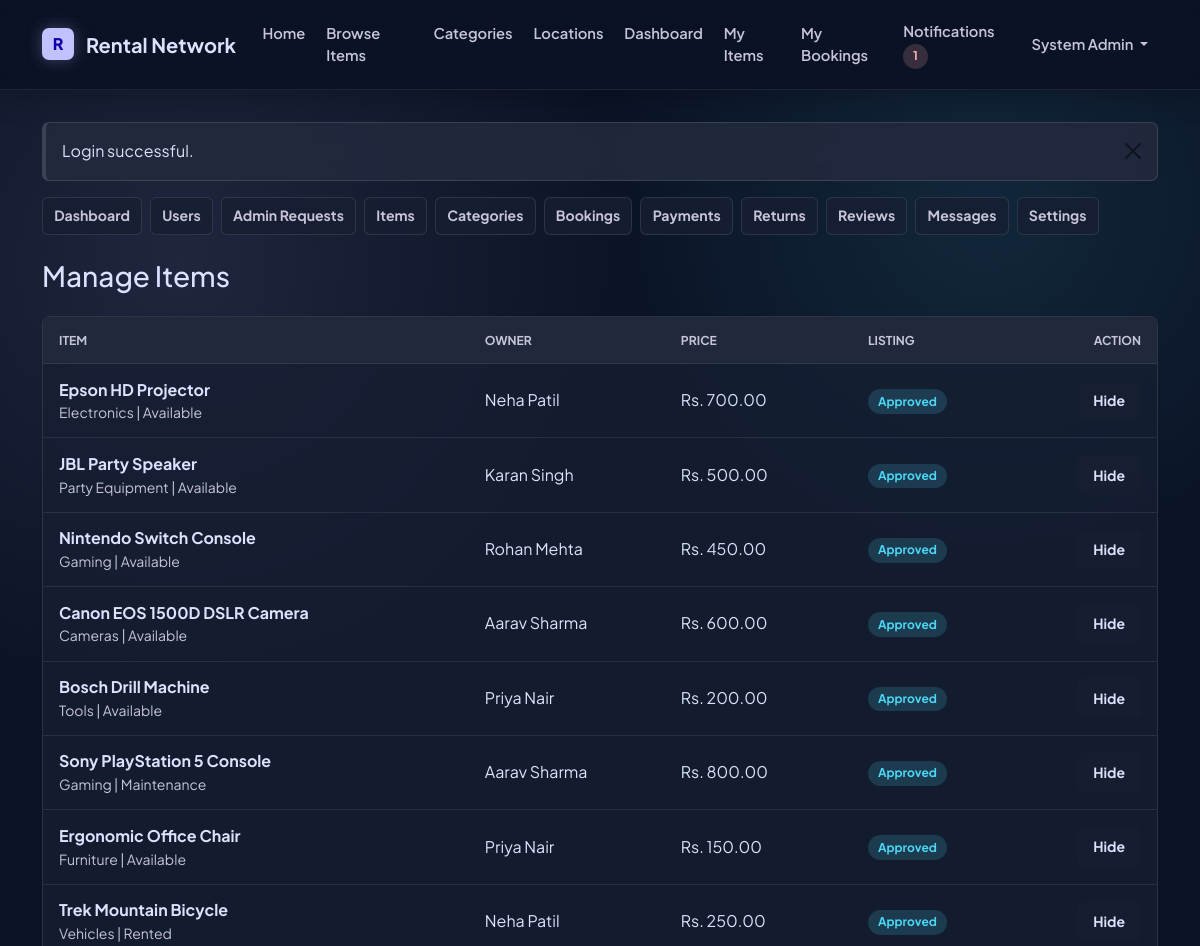
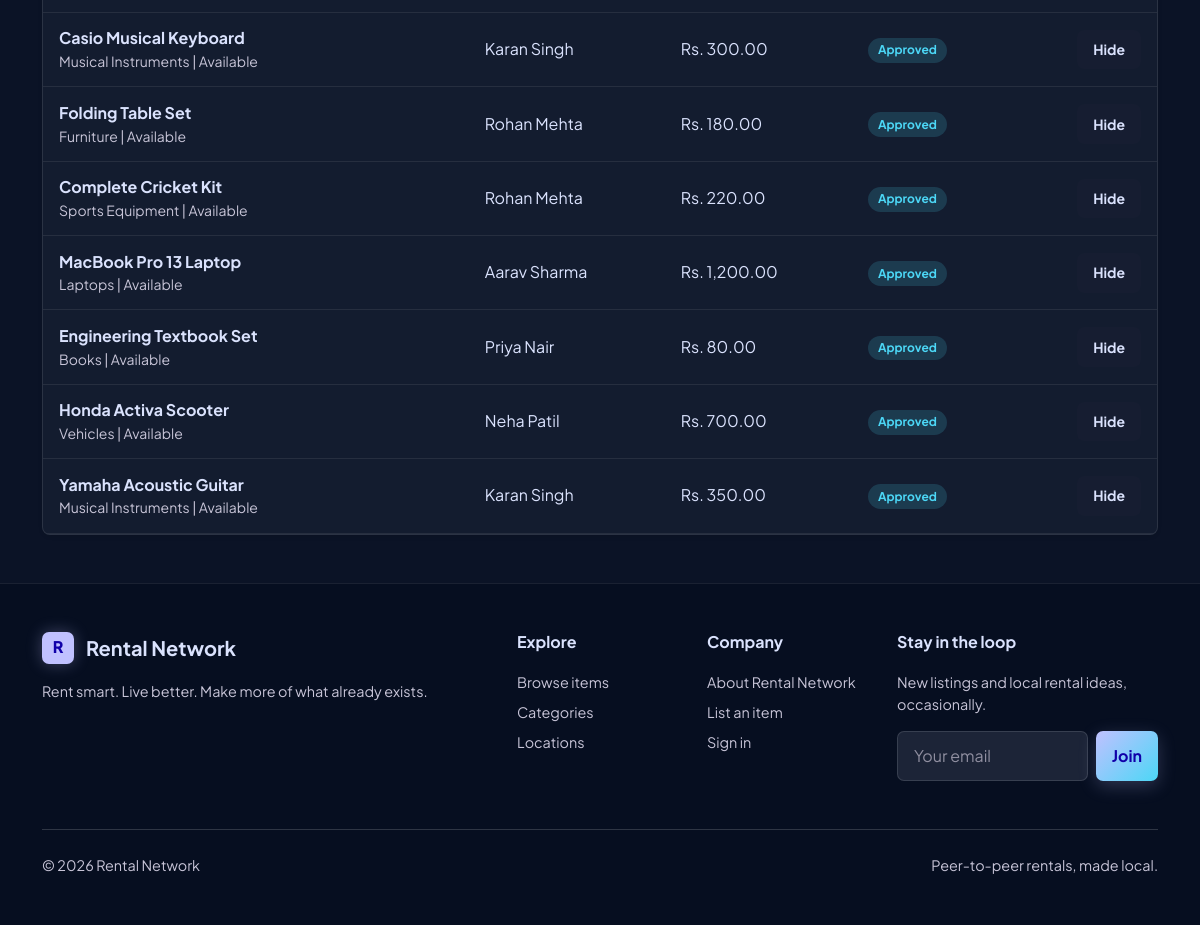
The page /admin/items.php (signed in) on the database its author committed (2 pictures, top to bottom).
### tables this page shows
CREATE TABLE users (
  user_id INT UNSIGNED AUTO_INCREMENT PRIMARY KEY,
  name VARCHAR(100) NOT NULL,
  email VARCHAR(150) NOT NULL UNIQUE,
  phone VARCHAR(20) NOT NULL,
  password VARCHAR(255) NOT NULL,
  address VARCHAR(255) NOT NULL,
  location_address VARCHAR(255) DEFAULT NULL,
  city VARCHAR(80) NOT NULL,
  state VARCHAR(80) NOT NULL,
  pincode VARCHAR(10) NOT NULL,
  latitude DECIMAL(10,7) DEFAULT NULL,
  longitude DECIMAL(10,7) DEFAULT NULL,
  profile_image VARCHAR(255) DEFAULT NULL,
  role ENUM('User', 'Admin') NOT NULL DEFAULT 'User',
  status ENUM('Active', 'Blocked') NOT NULL DEFAULT 'Active',
  reset_token VARCHAR(255) DEFAULT NULL,
  reset_expires DATETIME DEFAULT NULL,
  created_at TIMESTAMP NOT NULL DEFAULT CURRENT_TIMESTAMP,
  updated_at TIMESTAMP NOT NULL DEFAULT CURRENT_TIMESTAMP ON UPDATE CURRENT_TIMESTAMP,
  INDEX idx_users_role_status (role, status),
  INDEX idx_users_location (city, state, pincode),
  INDEX idx_users_coordinates (latitude, longitude)
);

CREATE TABLE items (
  item_id INT UNSIGNED AUTO_INCREMENT PRIMARY KEY,
  owner_id INT UNSIGNED NOT NULL,
  category_id INT UNSIGNED NOT NULL,
  item_name VARCHAR(150) NOT NULL,
  description TEXT NOT NULL,
  brand VARCHAR(100) DEFAULT NULL,
  model VARCHAR(100) DEFAULT NULL,
  item_condition ENUM('New', 'Like New', 'Good', 'Fair') NOT NULL DEFAULT 'Good',
  rental_price DECIMAL(10,2) NOT NULL,
  rental_unit ENUM('Daily', 'Hourly', 'Both') NOT NULL DEFAULT 'Daily',
  hourly_price DECIMAL(10,2) DEFAULT NULL,
  security_deposit DECIMAL(10,2) NOT NULL DEFAULT 0.00,
  image VARCHAR(255) DEFAULT NULL,
  quantity INT UNSIGNED NOT NULL DEFAULT 1,
  location VARCHAR(150) NOT NULL,
  location_address VARCHAR(255) DEFAULT NULL,
  city VARCHAR(80) NOT NULL,
  state VARCHAR(80) NOT NULL,
  pincode VARCHAR(10) NOT NULL,
  latitude DECIMAL(10,7) DEFAULT NULL,
  longitude DECIMAL(10,7) DEFAULT NULL,
  status ENUM('Available', 'Unavailable', 'Rented', 'Maintenance') NOT NULL DEFAULT 'Available',
  is_approved TINYINT(1) NOT NULL DEFAULT 1,
  created_at TIMESTAMP NOT NULL DEFAULT CURRENT_TIMESTAMP,
  updated_at TIMESTAMP NOT NULL DEFAULT CURRENT_TIMESTAMP ON UPDATE CURRENT_TIMESTAMP,
  CONSTRAINT fk_items_owner
    FOREIGN KEY (owner_id) REFERENCES users(user_id)
    ON UPDATE CASCADE ON DELETE RESTRICT,
  CONSTRAINT fk_items_category
    FOREIGN KEY (category_id) REFERENCES categories(category_id)
    ON UPDATE CASCADE ON DELETE RESTRICT,
  INDEX idx_items_search (item_name, brand, city),
  INDEX idx_items_category_status (category_id, status),
  INDEX idx_items_price (rental_price),
  INDEX idx_items_rental_unit (rental_unit),
  INDEX idx_items_owner (owner_id),
  INDEX idx_items_coordinates (latitude, longitude)
);

CREATE TABLE categories (
  category_id INT UNSIGNED AUTO_INCREMENT PRIMARY KEY,
  category_name VARCHAR(100) NOT NULL UNIQUE,
  description TEXT NOT NULL,
  status ENUM('Active', 'Inactive') NOT NULL DEFAULT 'Active',
  created_at TIMESTAMP NOT NULL DEFAULT CURRENT_TIMESTAMP,
  updated_at TIMESTAMP NOT NULL DEFAULT CURRENT_TIMESTAMP ON UPDATE CURRENT_TIMESTAMP,
  INDEX idx_categories_status (status)
);

### admin/items.php (the view, shortened to what this page needs)
<?php
require_once __DIR__ . '/../includes/db.php'; require_admin();
$page_title='Manage Items'; $items=$pdo->query('SELECT i.item_id,i.item_name,i.status,i.is_approved,i.rental_price,u.name AS owner_name,c.category_name FROM items i INNER JOIN users u ON u.user_id=i.owner_id INNER JOIN categories c ON c.category_id=i.category_id ORDER BY i.created_at DESC')->fetchAll(); require_once __DIR__ . '/../includes/header.php'; require __DIR__ . '/_nav.php';
?>
<h1 class="h3 mb-4">Manage Items</h1><div class="card shadow-sm"><div class="table-responsive"><table class="table table-hover mb-0"><thead class="table-light"><tr><th class="ps-3">Item</th><th>Owner</th><th>Price</th><th>Listing</th><th class="pe-3 text-end">Action</th></tr></thead><tbody><?php foreach($items as $item): ?><tr><td class="ps-3"><strong><?php echo e($item['item_name']); ?></strong><div class="small text-muted"><?php echo e($item['category_name']); ?> | <?php echo e($item['status']); ?></div></td><td><?php echo e($item['owner_name']); ?></td><td><?php echo e(format_money($item['rental_price'])); ?></td><td><span class="badge text-bg-<?php echo $item['is_approved'] ? 'success' : 'secondary'; ?>"><?php echo $item['is_approved'] ? 'Approved' : 'Hidden'; ?></span></td><td class="pe-3 text-end"><form method="post"><input type="hidden" name="item_id" value="<?php echo e($item['item_id']); ?>"><input type="hidden" name="approved" value="<?php echo $item['is_approved'] ? '0' : '1'; ?>"><button class="btn btn-sm btn-outline-brand"><?php echo $item['is_approved'] ? 'Hide' : 'Approve'; ?></button></form></td></tr><?php endforeach; ?></tbody></table></div></div><?php require_once __DIR__ . '/../includes/footer.php'; ?>

### includes/navbar.php (shortened to what this page needs)
<?php
require_once __DIR__ . '/db.php';
$navUser = null;
$unreadCount = 0;
if (is_logged_in()) {
    try {
        $navUser = current_user($pdo);
        if ($navUser) {
            $unreadCount = unread_notification_count($pdo, (int) $navUser['user_id']);
        }
    } catch (Throwable $exception) {
        $navUser = null;
        $unreadCount = 0;
    }
}
?>
<nav class="navbar navbar-expand-lg navbar-light site-navbar sticky-top">
    <div class="container">
        <a class="navbar-brand brand-lockup" href="<?php echo e(base_url('index.php')); ?>">
            <span class="brand-mark" aria-hidden="true">R</span>
            <span>Rental Network</span>
        </a>
        <div class="collapse navbar-collapse" id="mainNavbar">
            <ul class="navbar-nav me-auto mb-2 mb-lg-0">
                <li class="nav-item">
                    <a class="nav-link" href="<?php echo e(base_url('index.php')); ?>">Home</a>
                </li>
                <li class="nav-item">
                    <a class="nav-link" href="<?php echo e(base_url('items/browse_items.php')); ?>">Browse Items</a>
                </li>
                <li class="nav-item">
                    <a class="nav-link" href="<?php echo e(base_url('categories/categories.php')); ?>">Categories</a>
                </li>
                <li class="nav-item">
                    <a class="nav-link" href="<?php echo e(base_url('items/locations.php')); ?>">Locations</a>
                </li>
                <?php if (is_logged_in()) : ?>
                    <li class="nav-item">
                        <a class="nav-link" href="<?php echo e(base_url('dashboard.php')); ?>">Dashboard</a>
                    </li>
                    <li class="nav-item">
                        <a class="nav-link" href="<?php echo e(base_url('items/my_items.php')); ?>">My Items</a>
                    </li>
                    <li class="nav-item">
                        <a class="nav-link" href="<?php echo e(base_url('booking/my_bookings.php')); ?>">My Bookings</a>
                    </li>
                <?php endif; ?>
            </ul>
            <ul class="navbar-nav ms-auto mb-2 mb-lg-0 align-items-lg-center">
                <?php if (is_logged_in() && $navUser) : ?>
                    <li class="nav-item">
                        <a class="nav-link" href="<?php echo e(base_url('notifications/notifications.php')); ?>">
                            Notifications
                            <?php if ($unreadCount > 0) : ?>
                                <span class="badge rounded-pill text-bg-danger"><?php echo e($unreadCount); ?></span>
                            <?php endif; ?>
                        </a>
                    </li>
                    <li class="nav-item dropdown">
                        <a class="nav-link dropdown-toggle" href="#" role="button" data-bs-toggle="dropdown" aria-expanded="false">
                            <?php echo e($navUser['name']); ?>
                        </a>
                    </li>
                <?php endif; ?>
            </ul>
        </div>
    </div>
</nav>

### rows shown on the page
users: user_id "1", name "System Admin"
items: item_name "Epson HD Projector", category.category_name "Electronics", status "Available", owner.name "Neha Patil", rental_price "Rs. 700.00", is_approved "Approved"
items: item_name "JBL Party Speaker", category.category_name "Party Equipment", status "Available", owner.name "Karan Singh", rental_price "Rs. 500.00", is_approved "Approved"
items: item_name "Nintendo Switch Console", category.category_name "Gaming", status "Available", owner.name "Rohan Mehta", rental_price "Rs. 450.00", is_approved "Approved"
items: item_name "Canon EOS 1500D DSLR Camera", category.category_name "Cameras", status "Available", owner.name "Aarav Sharma", rental_price "Rs. 600.00", is_approved "Approved"
items: item_name "Bosch Drill Machine", category.category_name "Tools", status "Available", owner.name "Priya Nair", rental_price "Rs. 200.00", is_approved "Approved"
items: item_name "Sony PlayStation 5 Console", category.category_name "Gaming", status "Maintenance", owner.name "Aarav Sharma", rental_price "Rs. 800.00", is_approved "Approved"
items: item_name "Ergonomic Office Chair", category.category_name "Furniture", status "Available", owner.name "Priya Nair", rental_price "Rs. 150.00", is_approved "Approved"
items: item_name "Trek Mountain Bicycle", category.category_name "Vehicles", status "Rented", owner.name "Neha Patil", rental_price "Rs. 250.00", is_approved "Approved"
items: item_name "Casio Musical Keyboard", category.category_name "Musical Instruments", status "Available", owner.name "Karan Singh", rental_price "Rs. 300.00", is_approved "Approved"
items: item_name "Folding Table Set", category.category_name "Furniture", status "Available", owner.name "Rohan Mehta", rental_price "Rs. 180.00", is_approved "Approved"
items: item_name "Complete Cricket Kit", category.category_name "Sports Equipment", status "Available", owner.name "Rohan Mehta", rental_price "Rs. 220.00", is_approved "Approved"
items: item_name "MacBook Pro 13 Laptop", category.category_name "Laptops", status "Available", owner.name "Aarav Sharma", rental_price "Rs. 1,200.00", is_approved "Approved"
items: item_name "Engineering Textbook Set", category.category_name "Books", status "Available", owner.name "Priya Nair", rental_price "Rs. 80.00", is_approved "Approved"
items: item_name "Honda Activa Scooter", category.category_name "Vehicles", status "Available", owner.name "Neha Patil", rental_price "Rs. 700.00", is_approved "Approved"
items: item_name "Yamaha Acoustic Guitar", category.category_name "Musical Instruments", status "Available", owner.name "Karan Singh", rental_price "Rs. 350.00", is_approved "Approved"

### other values the page prints
$flash['message'] "Login successful."
